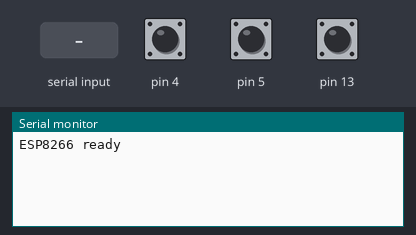
Bench run of a sketch on a simulated Arduino Uno, built with avr-gcc and run on an emulated ATmega328P. Shown: the last lines printed to the serial monitor. The inputs (shaded band) are chosen by the test bench; at power-on: pin 4 HIGH, pin 5 HIGH, pin 13 HIGH.

Above: at 1.5 s.
1.6 s: pin 4 pulled LOW for 0.15 s
At 2.7 s:
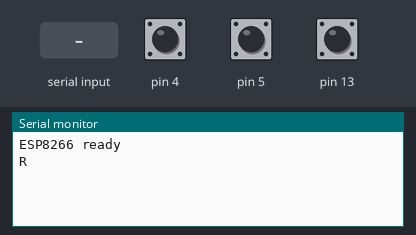
3.2 s: pin 5 pulled LOW for 0.15 s
At 3.9 s:
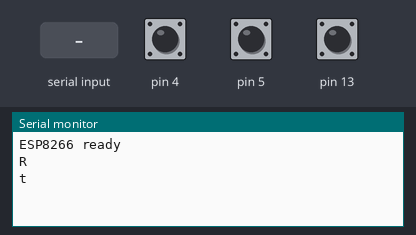
4.8 s: pin 13 pulled LOW for 0.15 s
At 6.1 s:
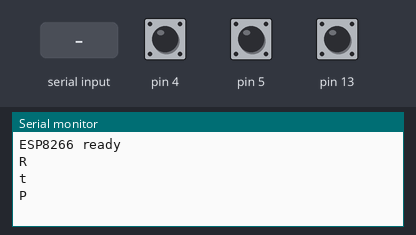
6.4 s: "1\n" received over Serial
At 6.9 s:
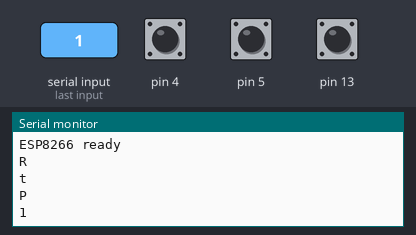
7.9 s: pin 4 pulled LOW for 1 s
At 9.5 s:
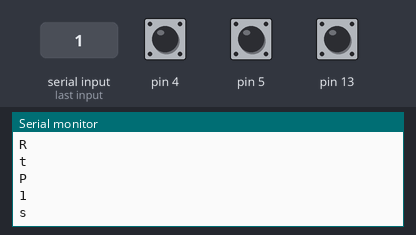
10.4 s: pin 5 pulled LOW for 1 s
At 11.4 s:
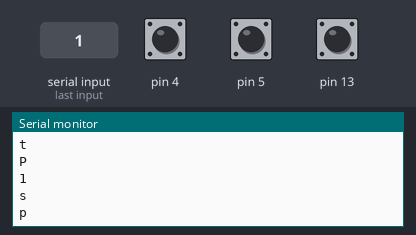

Measured:
- after the input at 1.6 s, the serial monitor: prints a new line after 0.15 s (image 1)
- after the input at 3.2 s, the serial monitor: prints a new line after 0.15 s (image 2)
- after the input at 4.8 s, the serial monitor: prints a new line after 0.15 s (image 3)
- after the input at 6.4 s, the serial monitor: prints a new line at once (image 4)
- after the input at 7.9 s, the serial monitor: prints a new line after 0.50 s (image 5)
- after the input at 10.4 s, the serial monitor: prints a new line after 0.50 s (image 6)

The sketch:

esp8266.ino
```cpp
int button1,button2,button3,button4;
bool lastState1 = HIGH;
bool lastState2 = HIGH;
bool lastState3 = HIGH;
bool lastState4 = HIGH;
unsigned long pressTime1=0;
unsigned long pressTime2=0;
unsigned long pressTime3=0;
unsigned long pressTime4=0;
bool wait1 = false;
bool wait2 = false;
bool wait3 = false;
bool wait4 = false;


void setup() {
  // put your setup code here, to run once:
  Serial.begin(9600);
  delay(200);
  for(int i = 0; i < 150; i++) {
    Serial.write('\n');
  }
  delay(100);
  while(Serial.available()) {
    Serial.read();
  }
  pinMode(5,INPUT_PULLUP);
  pinMode(4,INPUT_PULLUP);
  pinMode(13,INPUT_PULLUP);
  pinMode(0,INPUT_PULLUP);
  lastState1 = digitalRead(5);
  lastState2 = digitalRead(4);
  lastState3 = digitalRead(13);
  lastState4 = digitalRead(0);
  Serial.println("ESP8266 ready");
}

void loop() {

  // put your main code here, to run repeatedly:
  bool now1 = digitalRead(5);
  bool now2 = digitalRead(4);
  bool now3 = digitalRead(13);
  bool now4 = digitalRead(0);
  unsigned long t = millis();

   if(Serial.available()) {
    Serial.write(Serial.read());
  }

if(lastState1 == HIGH && now1 == LOW){
  pressTime1 = t;
  wait1 = false;
}
if(lastState1 == LOW && now1 == LOW && !wait1){
    if(t-pressTime1>=500){
      Serial.write('p');
      Serial.println("\n");
      wait1 = true;
      delay(500);
    }
  }
if(lastState1 == LOW && now1 == HIGH){
    if(!wait1){
    Serial.write('t');
    Serial.println("\n");
    delay(500);
  }
  wait1 = false;
  }
  lastState1 = now1;

if(lastState2 == HIGH && now2 == LOW){
  pressTime2 = t;
  wait2 = false;
}
  if(lastState2 == LOW && now2 == LOW && !wait2){
    if(t-pressTime2>=500){
      Serial.write('s');
      Serial.println("\n");
      wait2 = true;
      delay(500);
    }
  }
  if(lastState2 == LOW && now2 == HIGH){
    if(!wait2){
    Serial.write('R');
    Serial.println("\n");
    delay(500);
  }
  wait2 = false;
  }
  lastState2 = now2;

if(lastState3 == HIGH && now3 == LOW){
  pressTime3 = t;
  wait3 = false;
}
  if(lastState3 == LOW && now3 == LOW && !wait3){
    if(t-pressTime3>=500){
      Serial.write('q');
      Serial.println("\n");
      wait3 = true;
      delay(500);
    }
  }
  if(lastState3 == LOW && now3 == HIGH){
    if(!wait3){
    Serial.write('P');
    Serial.println("\n");
    delay(500);
  }
  wait3 = false;
  }
  lastState3 = now3;

  if(lastState4 == HIGH && now4 == LOW){
  pressTime4 = t;
  wait4 = false;
  }
  if(lastState4 == LOW && now4 == LOW && !wait4){
    if(t-pressTime4>=500){
      Serial.write('f');
      Serial.println("\n");
      wait4 = true;
      delay(500);
    }
  }
  if(lastState4 == LOW && now4 == HIGH){
    if(!wait4){
    Serial.write('o');
    Serial.println("\n");
    delay(500);
  }
  wait4 = false;
  }
  lastState4 = now4;
  }
```
